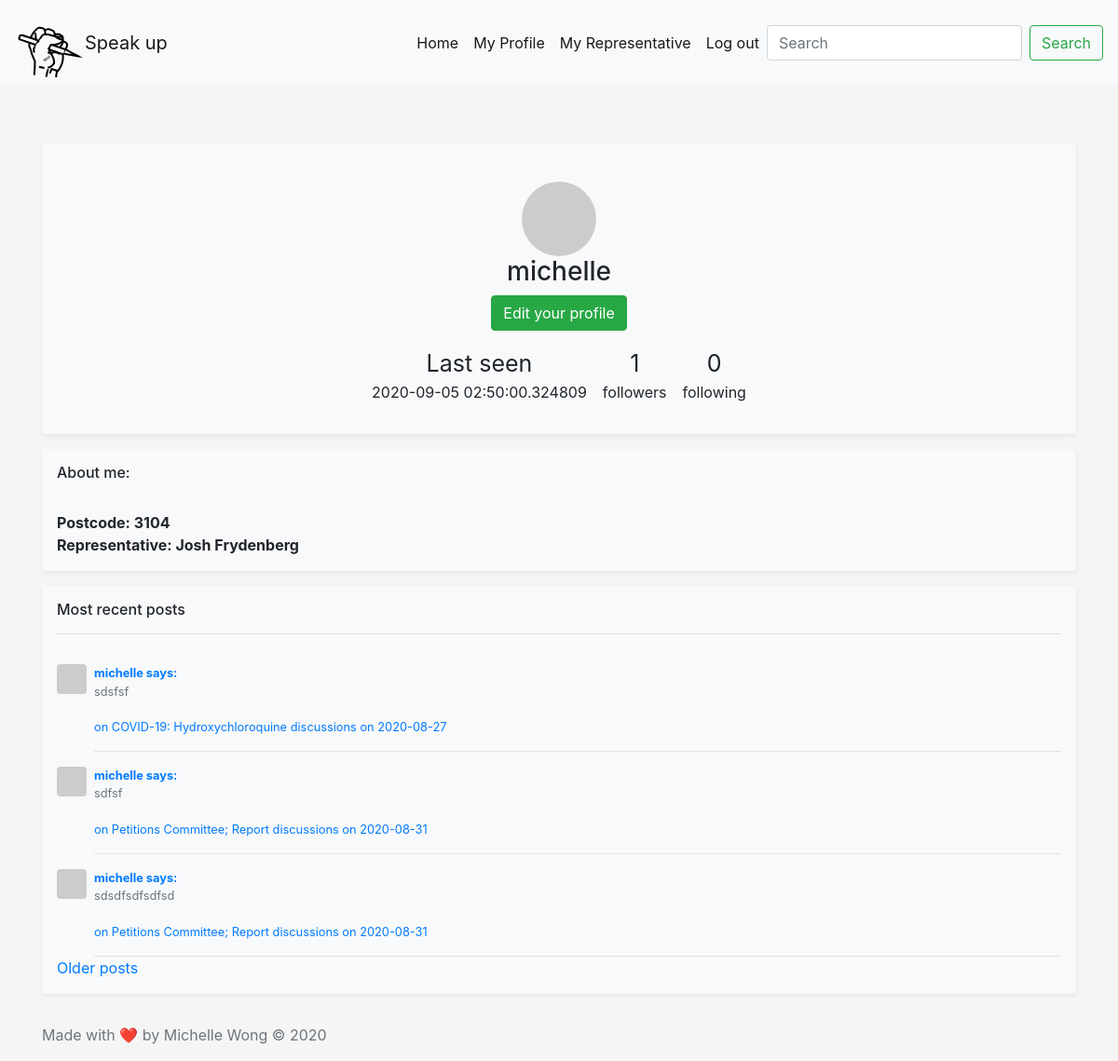
/user/michelle (signed in), run on the app's committed database.
### app/models.py (models this page shows, shortened)
class User(UserMixin, db.Model):
    id = db.Column(db.Integer, primary_key=True)
    username = db.Column(db.String(64), index=True, unique=True)
    email = db.Column(db.String(120), index=True, unique=True)
    password_hash = db.Column(db.String(128))
    posts = db.relationship('Post', backref='author', lazy='dynamic')
    about_me = db.Column(db.String(140))
    representative = db.Column(db.String(100))
    constituency = db.Column(db.String(100))
    postcode = db.Column(db.String(64))
    last_seen = db.Column(db.DateTime, default=datetime.utcnow)
    followed = db.relationship(
        'User', secondary=followers,
        primaryjoin=(followers.c.follower_id == id),
        secondaryjoin=(followers.c.followed_id == id),
        backref=db.backref('followers', lazy='dynamic'), lazy='dynamic')
    def avatar(self, size):
        digest = md5(self.email.lower().encode('utf-8')).hexdigest()
        return 'https://www.gravatar.com/avatar/{}?d=identicon&s={}'.format(
            digest, size)

class Post(db.Model):
    id = db.Column(db.Integer, primary_key=True)
    body = db.Column(db.String(140))
    timestamp = db.Column(db.DateTime, index=True, default=datetime.utcnow)
    user_id = db.Column(db.Integer, db.ForeignKey('user.id'))
    speech_id = db.Column(db.Integer, db.ForeignKey('speech.id'))

class MinorHeading(db.Model):
    __tablename__ = 'minorheading'
    id = db.Column(db.Integer, primary_key=True)
    order_id = db.Column(db.Integer,index=True)
    major_id = db.Column(db.Integer, db.ForeignKey('majorheading.id'))
    body = db.Column(db.String(140))
    speech = db.relationship('Speech', backref='minorheading', lazy='dynamic')

class Hansard(db.Model):
    id = db.Column(db.Integer, primary_key=True)
    date = db.Column(db.String(140))
    majorheading = db.relationship('MajorHeading', backref='hansard', lazy='dynamic')

### app/routes.py (the view)
@app.route('/user/<username>')
@login_required
def user(username):
    user = User.query.filter_by(username=username).first_or_404()
    page = request.args.get('page', 1, type=int)
    posts = user.posts.order_by(Post.timestamp.desc()).paginate(
        page, 3, False)
    next_url = url_for('user', username=user.username, page=posts.next_num) \
        if posts.has_next else None
    prev_url = url_for('user', username=user.username, page=posts.prev_num) \
        if posts.has_prev else None
    form = EmptyForm()
    return render_template('user.html', user=user, posts=posts.items,
                           next_url=next_url, prev_url=prev_url, form=form)

### app/forms.py
class EmptyForm(FlaskForm):
    submit = SubmitField('Submit')

### app/models.py (called while the page is built)
@login.user_loader
def load_user(id):
    return User.query.get(int(id))

### app/routes.py (called while the page is built)
@app.before_request
def before_request():
    if current_user.is_authenticated:
        current_user.last_seen = datetime.utcnow()
        db.session.commit()

### app/templates/user.html (shortened to what this page needs)
{% extends "navbar.html" %}
{% block content %}
<br><br>
<div class="my-3 p-3 bg-light text-center rounded box-shadow shadow-sm">
  <br>
  <img class ="profile" src="{{ user.avatar(128) }}">
  <h3>{{ user.username }}</h3>
  {% if user == current_user %}
                <p>
                  <a class="btn btn-success" href="{{ url_for('edit_profile') }}" role="button">Edit your profile</a>
                {% endif %}
  <table>
    <tr>
      <td style="text-align:center"><span class = "bigger">{% if user.last_seen %}Last seen</span><br>{{ user.last_seen }}</p>{% endif %}</th>
      <td style="text-align:center"><p><span class = "bigger">{{ user.followers.count() }}</span><br> followers</p></th>
      <td style="text-align:center"><p><span class = "bigger">{{ user.followed.count() }}</span> <br>following</p></th>
</div>
<div class="my-3 p-3 bg-light rounded box-shadow shadow-sm">
  <h6>About me: </h6>
  <br> <b>Postcode: {{user.postcode}}</b>
  <br> <b>Representative: {{user.representative}}</b>
</div>
<div class="my-3 p-3 bg-light rounded box-shadow shadow-sm">
  <h6> Most recent posts</h6>
    <hr>
    {% for post in posts %}
        {% include '_post.html' %}
    {% endfor %}
    {% if next_url %}
    <a href="{{ next_url }}">Older posts</a>
    {% endif %}
</div>
{% endblock %}

### app/templates/_post.html
        <div class="media text-muted pt-3">
          <img data-src="holder.js/31x32?theme=thumb&amp;bg=007bff&amp;fg=007bff&amp;size=1" alt="32x32" class="mr-2 rounded" style="width: 32px; height: 32px;" src={{ post.author.avatar(36) }} data-holder-rendered="true">
          <p class="media-body pb-3 mb-0 small lh-125 border-bottom border-gray">
            <strong class="d-block text-gray-dark"><a href="{{ url_for('user', username=post.author.username) }}">{{post.author.username}} says: </a></strong>
          {{post.body}}
          <br>
          <br>
          <a href="/hansard/{{post.speech.minorheading.majorheading.hansard.date+"#"+post.speech.exact_id}}"> on {{post.speech.minorheading.body}} discussions on {{post.speech.minorheading.majorheading.hansard.date}}</a>
           </p>
        </div>

### app/css/file.css (style rules this page uses)
html, body { height: 100%; }

### app/templates/user.html (style rules this page uses)
.profile { border-radius: 50%; margin-left: auto; margin-right: auto; }
table { margin-left: auto; margin-right: auto; border-spacing: 15px 0px; border-collapse: separate; }
.bigger { font-size:25px; }

### data on the page
User: username "michelle", last_seen "2020-09-05 02:50:00.324809", postcode "3104", representative "Josh Frydenberg"
Post: author.username "michelle", body "sdsfsf", speech.minorheading.body "COVID-19: Hydroxychloroquine", speech.minorheading.majorheading.hansard "2020-08-27"
Post: author.username "michelle", body "sdfsf", speech.minorheading.body "Petitions Committee; Report", speech.minorheading.majorheading.hansard "2020-08-31"
Post: author.username "michelle", body "sdsdfsdfsdfsd", speech.minorheading.body "Petitions Committee; Report", speech.minorheading.majorheading.hansard "2020-08-31"

### other printed values
{{ user.followers.count() }} "1"
{{ user.followed.count() }} "0"
